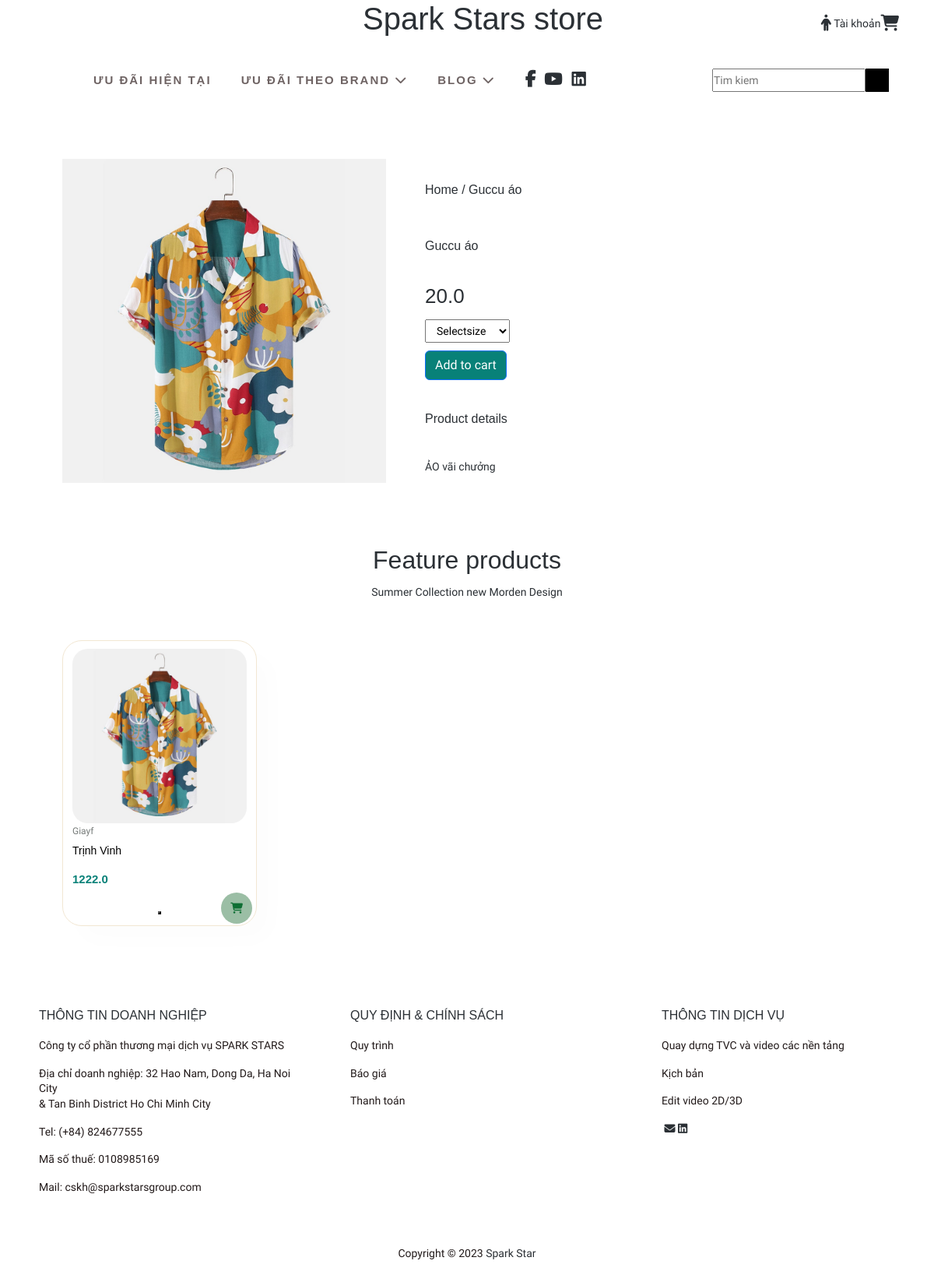
Screenshot of /item/1/ with the database file from the repository.
### item/models.py (models this page shows, shortened)
class Item(models.Model):
    category = models.ForeignKey(Category,related_name='items',on_delete=models.CASCADE)
    name =models.CharField(max_length=255)
    description = models.TextField(blank=True,null=True)
    price = models.FloatField()
    image = models.ImageField(upload_to='item_images',blank=True,null=True)
    is_sold = models.BooleanField(default=False)
    created_by = models.ForeignKey(User,related_name='items',on_delete=models.CASCADE)
    created_at = models.DateTimeField(auto_now_add=True)

class Category(models.Model):
    name = models.CharField(max_length=255)
    class Meta:
        ordering = ('name',)
        verbose_name_plural ='Categories'
    def __str__(self):
        return self.name

### item/views.py (the view)
# urls.py: path('<int:pk>/', views.detail,name='detail'),
def detail(request,pk):
    item =  get_object_or_404(Item,pk=pk)
    related_items  =Item.objects.filter(category=item.category,is_sold =False).exclude(pk=pk)[0:3]
    return render(request,'item/detail.html',{
    'item':item,
    'related_item':related_items})

### item/templates/item/detail.html (shortened to what this page needs)
{% extends 'core/base.html' %}
{% block content %}
<section id="prodetails" class="section-p1">
    <div class="single-pro-img">
        <img src="{{ item.image.url }}" width="100%" id="MainImg" alt="">
        </div>
    <div class="single-pro-details">
        <h6>Home / {{item.name}}</h6>
        <h4>{{item.name}}</h4>
        <h2>{{item.price}}</h2>
        <select name="" id="">
            <option value="">Selectsize</option>
        </select>
        <form action="{% url 'account:add_to_cart' %}">
            <button class="normal btn btn-primary">Add to cart</button>
        </form>
        <h4>Product details</h4>
        {% if item.description %}
        <span>{{item.description}}
            </span>
        {% endif %}
    </div>
</section>
<section id="product1" class ="section-p1" >
    <h2>Feature products</h2>
    <p>Summer Collection new Morden Design</p>
    <div class="pro-container">
        {% for item in related_item %}
        <div class="pro">
            <a href="{% url 'item:detail' item.id %}">
                <img src="{{ item.image.url }}" alt="">
                <div class="des">
                    <span>{{item.category}}</span>
                    <h5>{{ item.name }}</h5>
                    <h4>{{item.price}}</h4>
                </div>
            </a>
            <form action="{% url 'account:add_to_cart' %}">
                <button class="normal"><i class="fa fa-shopping-cart cart"></i></button>
            </form>
            {% endfor %}
        </div>
        </div>
    </section>
{% endblock %}

### core/static/core/css/style.css (style rules this page uses)
* { margin: 0; padding: 0; box-sizing: border-box; font-family: "Spartan", sans-serif; }
html { border: 0; scroll-behavior: smooth; }
body { line-height: 1.4; font-size: 14px; color: #2b3035; overflow-x: hidden; background: #fff; position: initial !important; }
a { color: #2b3035; text-decoration: none; outline: none; -moz-transition: all 0.2s ease-in-out; -o-transition: all 0.2s ease-in-out; -webkit-transition: all 0.2s ease-in-out; transition: all 0.2s ease-in-out; }
h1, h2, h4, h5, h6 { color: #2b3035; margin: 0 0 13px 0; font-weight: 500; font-family: 'Raleway', sans-serif!important; line-height: 1.2; }
h1, h2, h3, h4, h5, h6 { color: #2b3035; margin: 0 0 13px 0; font-weight: 500; font-family: 'Raleway', sans-serif!important; line-height: 1.2; }
.section-p1 { padding: 40px 80px; }
#product1 { text-align: center; }
#product1 .pro-container { display: flex; justify-content: space-between; padding-top:20px; flex-wrap: wrap; }
#product1 .pro { width: 23%; min-width: 250px; padding:10px 12px; border: 1px solid rgb(242, 231, 211); border-radius:25px; box-shadow: 20px 20px 30px rgba(0, 0, 0, 0.01); cursor: pointer; margin: 15px 0; transition: 0.2 ease; position: relative; }
#product1 img { width: 100%; border-radius: 20px; }
#product1 .pro .des { text-align: start; }
#product1 .pro .des span { color:#787d7b; font-size: 12px; }
#product1 .pro .des h5 { padding-top:7px; color:black; font-size: 14px; }
#product1 .pro .des h4 { padding-top:7px; font-size:15px; font-weight:700; color:#088178 }
#product1 .pro .cart { width:40px; height: 40px; line-height: 40px; border-radius: 50px; background-color: rgb(155, 190, 165); font-weight: 500; color:rgb(15, 111, 52); position: absolute; right:5px; bottom:2px }
h4 { font-size:16px; margin-bottom:20px; }
form { width: 100%; }
#prodetails { display: flex; }
#prodetails .single-pro-img { width: 100%; margin-right: 0px; }
#prodetails .single-pro-details { width: 100%; }
#prodetails { display: flex; margin-top: 20px; }
#prodetails .single-pro-img { width: 40%; margin-right: 50px; }
#prodetails .single-pro-details { width: 50%; padding-top: 30px; }
#prodetails .single-pro-details h4 { padding: 40px 0 20px 0; }
#prodetails .single-pro-details h2 { font-size: 26px; }
#prodetails .single-pro-details select { display: block; padding: 5px 10px; margin-bottom: 10px; }
#prodetails .single-pro-details button { background: #088178; color: white; }
#prodetails .single-pro-details span { line-height: 25px; }
img { max-width: 100%; }
.fa { font-family: 'FontAwesome'!important; }

### rows the page displays
Item: image (picture), name "Guccu áo", price "20.0", description "ẢO vãi chưởng"
Item: image (picture), category "Giayf", name "Trịnh Vinh", price "1222.0"
